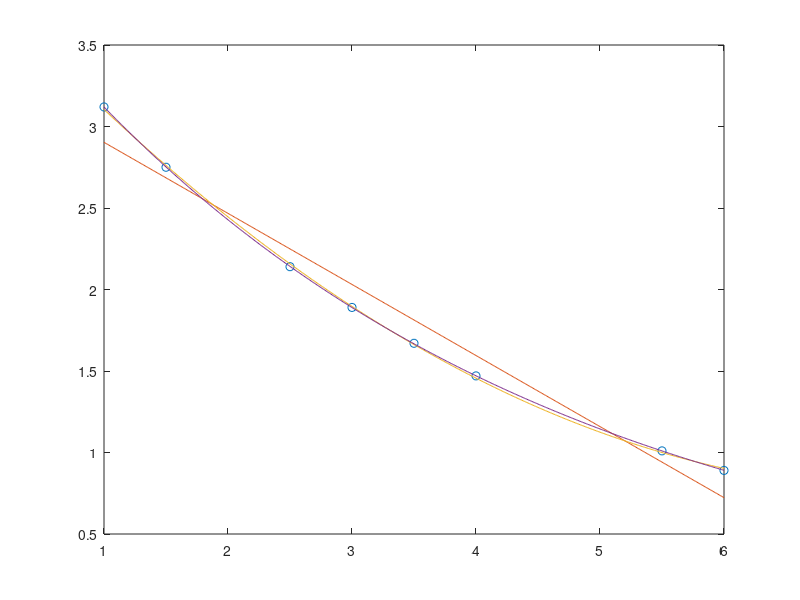

Here is the MATLAB script that generated this plot:

x=[1,1.5,2.5,3,3.5,4,5.5,6];   %%mudar tabela com x
y=[3.12,2.75,2.14,1.89,1.67,1.47,1.01,0.89]; %%mudar tabela com y
plot(x,y,'o')
hold on 
co = polyfit(x,y,1)
xx = min(x):0.01:max(x);
yy = co(1)*xx+co(2);
plot(xx,yy)

erro1=sqrt(sum((y-(co(1)*x+co(2))).^2))


%------------------------------%
co = polyfit(x,y,2)
xx = min(x):0.01:max(x);
zz = co(1)*xx.^2+co(2)*xx+co(3);
plot(xx,zz)

erro2=sqrt(sum((y-(co(1)*x.^2+co(2)*x+co(3))).^2))




%----------------------------%
Y=log(y);
coef=polyfit(x,Y,1)
a=exp(coef(2));
b=coef(1);
ww=a*exp(b*xx);
plot(xx,ww)